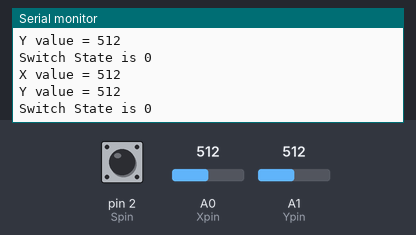
The sketch below on a simulated Arduino Uno, built with avr-gcc and run on an emulated ATmega328P. Shown: the last lines printed to the serial monitor. Inputs (shaded band) come from the test bench; at power-on: A0 (Xpin) = 512, A1 (Ypin) = 512, pin 2 (Spin) HIGH.

Above: at 1.2 s.
1.3 s: A0 (Xpin) set to 716
At 1.95 s:
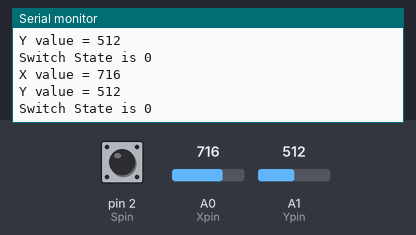
2.8 s: A1 (Ypin) set to 716
At 3.46 s:
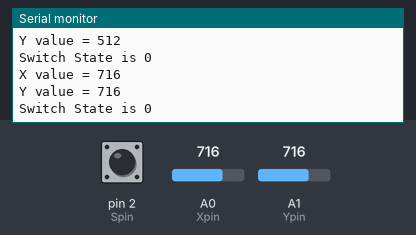
4.3 s: A0 (Xpin) set to 900
At 4.96 s:
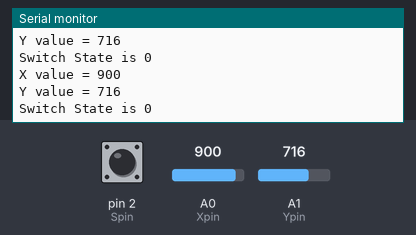
5.8 s: A1 (Ypin) set to 900
At 6.47 s:
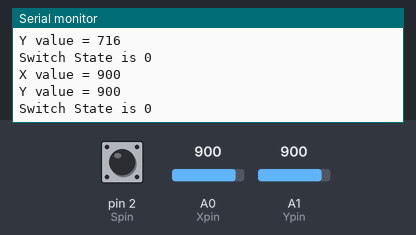
Timing chart, 0 to 8.8 s (numbered marks = the images above; inputs shaded):
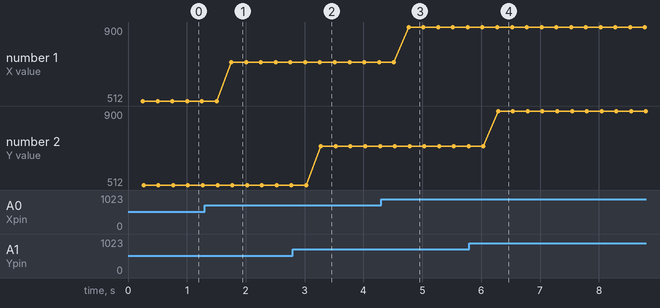

The sketch:

joystick.ino
```cpp
int Xpin=A0;
int Ypin=A1;
int Spin=2;
int Xval;
int Yval;
int Sval;
int dt=250;

void setup() {
  // put your setup code here, to run once:
Serial.begin(9600);
pinMode(Xpin,INPUT);
pinMode(Ypin,INPUT);
pinMode(Spin,INPUT);
digitalWrite(Spin,HIGH);

}

void loop() {
  Xval=analogRead(Xpin);
  Yval=analogRead(Ypin);
  Spin=digitalRead(Spin);
  delay(dt);
  Serial.print("X value = ");
  Serial.println(Xval);
  Serial.print("Y value = ");
  Serial.println(Yval);
  Serial.print("Switch State is ");
  Serial.println(Sval);
  // put your main code here, to run repeatedly:

}
```

Measured:
- after the input at 1.3 s, the serial monitor: prints a new line after 0.46 s (image 1)
- after the input at 2.8 s, the serial monitor: prints a new line after 0.48 s (image 2)
- after the input at 4.3 s, the serial monitor: prints a new line after 0.47 s (image 3)
- after the input at 5.8 s, the serial monitor: prints a new line after 0.49 s (image 4)
- plotted number 1: 512 → 716 after the input at 1.3 s, 716 → 900 after the input at 4.3 s
